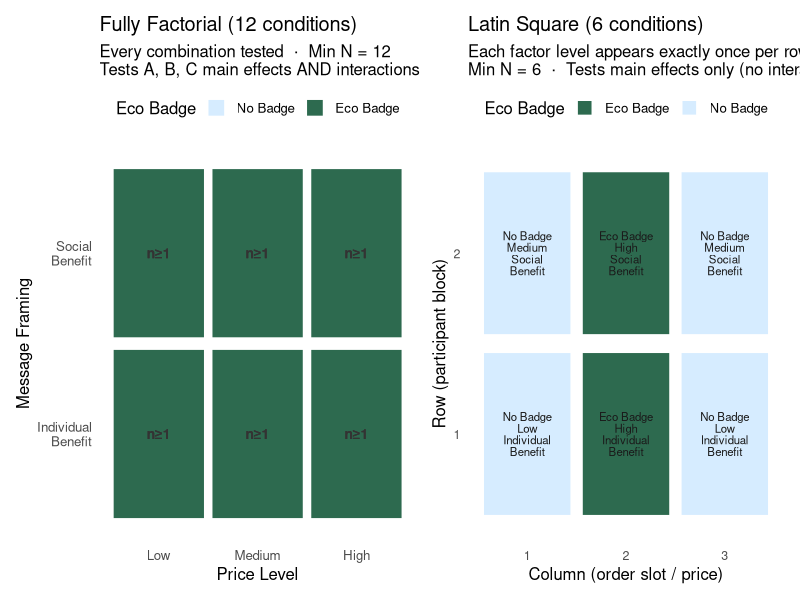
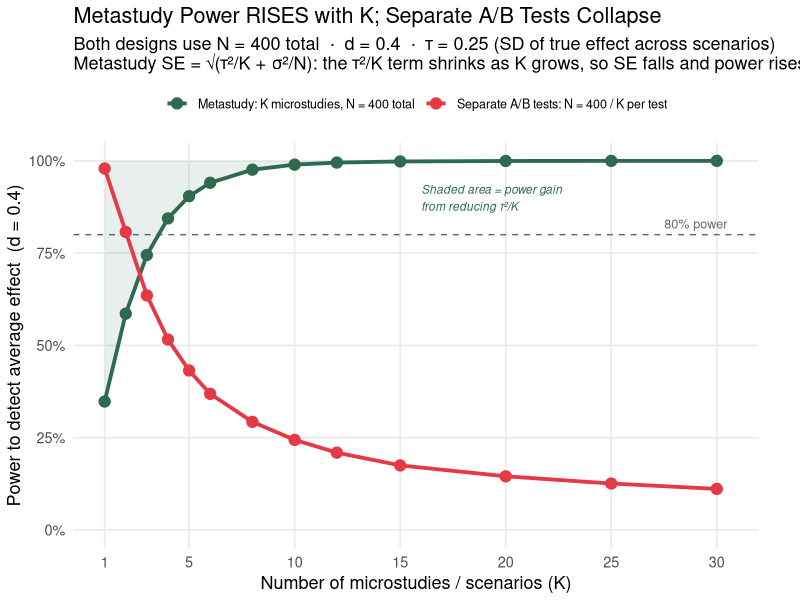
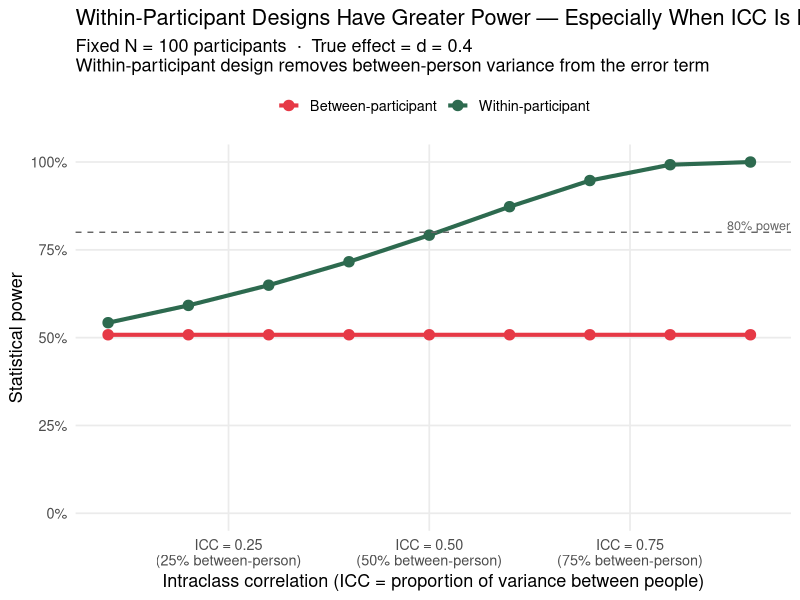
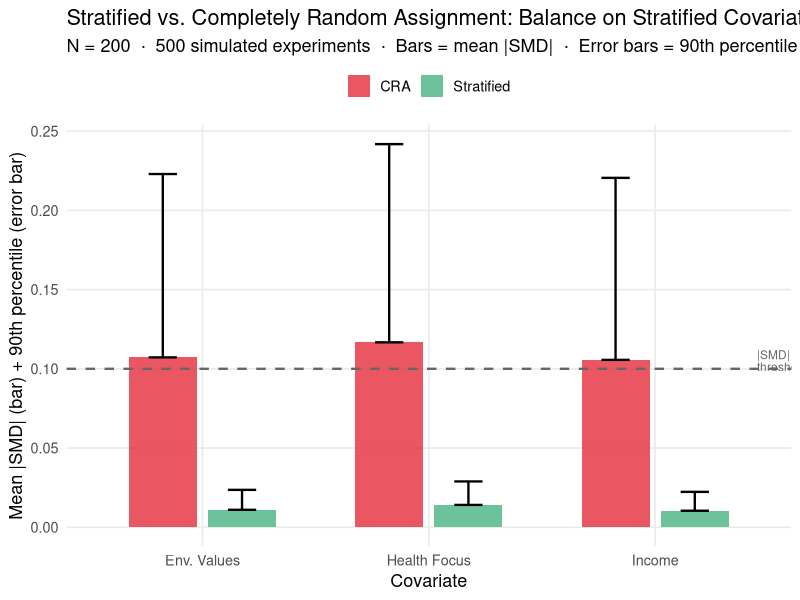
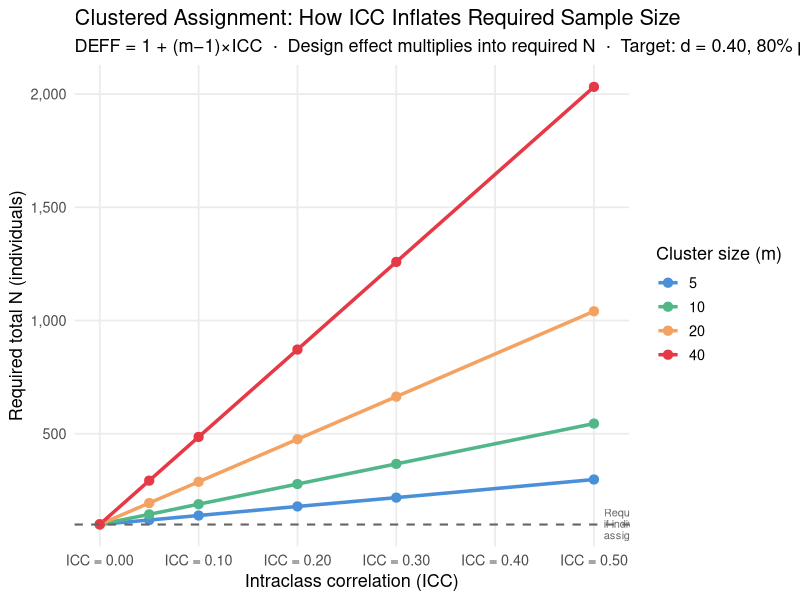

Reproduce these figures in R, in order.
## ---- chunk 1
knitr::opts_chunk$set(
  echo    = TRUE,
  fig.width  = 9,
  fig.height = 5,
  fig.path   = "figs/",
  dev        = "svg"
)
dir.create("figs", recursive = TRUE, showWarnings = FALSE)
## ---- chunk 2
#| code-summary: "▶ Load required packages"
library(tidyverse); library(ggplot2); library(knitr); library(scales); library(patchwork)
if (!requireNamespace("lavaan", quietly = TRUE)) install.packages("lavaan")
library(lavaan)
set.seed(2025)
## ---- chunk 3
#| code-summary: "▶ Visualize: CRD vs. Factorial vs. Latin Square cell structures"

# ── Fully factorial: all A×B×C combinations ──────────────────────────────────
fact_df <- expand.grid(
  EcoBadge  = c("No Badge", "Eco Badge"),
  PriceLevel = c("Low", "Medium", "High"),
  Framing    = c("Individual\nBenefit", "Social\nBenefit")
) |>
  mutate(cell = paste(EcoBadge, PriceLevel, Framing, sep = "\n"),
         design = "Fully Factorial\n(12 cells, 12N total)")

# ── Latin square: Factor C varied across rows and Factor A×B as column×row
# 2×3 Latin Square (accommodate unequal levels by using 3×3 and dropping one row)
ls_grid <- expand.grid(Row = 1:2, Col = 1:3) |>
  mutate(
    EcoBadge   = ifelse(Col %in% c(1, 3), "No Badge", "Eco Badge"),
    PriceLevel = c("Low","Medium","High","High","Low","Medium"),
    Framing    = c("Individual\nBenefit","Social\nBenefit","Individual\nBenefit",
                   "Social\nBenefit","Individual\nBenefit","Social\nBenefit"),
    design     = "Latin Square\n(6 cells, 6N total)"
  )

# ── CRD: just two cells (eco vs. no eco, collapsing B and C) ─────────────────
crd_df <- data.frame(
  EcoBadge   = c("No Badge", "Eco Badge"),
  PriceLevel = "Pooled\n(B,C varied\nbut uncontrolled)",
  Framing    = "Pooled",
  design     = "Simple A/B (CRA)\n(2 cells, N total)",
  Row = 1, Col = 1:2
)

# ── Plot factorial and latin square side by side ──────────────────────────────
p_fact <- ggplot(fact_df, aes(x = PriceLevel, y = Framing, fill = EcoBadge)) +
  geom_tile(color = "white", linewidth = 1.2, width = 0.95, height = 0.95) +
  geom_text(aes(label = paste0("n\u2265", ifelse(EcoBadge == "Eco Badge", "1", "1"))),
            size = 3.5, fontface = "bold", color = "gray20") +
  scale_fill_manual(values = c("No Badge" = "#d6ecff", "Eco Badge" = "#2d6a4f"),
                    name = "Eco Badge") +
  labs(title = "Fully Factorial (12 conditions)",
       subtitle = "Every combination tested  \u00b7  Min N = 12\nTests A, B, C main effects AND interactions",
       x = "Price Level", y = "Message Framing") +
  theme_minimal(base_size = 12) +
  theme(panel.grid = element_blank(), legend.position = "top")

p_ls <- ggplot(ls_grid, aes(x = factor(Col), y = factor(Row), fill = EcoBadge)) +
  geom_tile(color = "white", linewidth = 1.5, width = 0.92, height = 0.92) +
  geom_text(aes(label = paste0(EcoBadge, "\n", PriceLevel, "\n", Framing)),
            size = 2.9, lineheight = 0.85, color = "gray10") +
  scale_fill_manual(values = c("No Badge" = "#d6ecff", "Eco Badge" = "#2d6a4f"),
                    name = "Eco Badge") +
  labs(title = "Latin Square (6 conditions)",
       subtitle = "Each factor level appears exactly once per row and column\nMin N = 6  \u00b7  Tests main effects only (no interactions)",
       x = "Column (order slot / price)", y = "Row (participant block)") +
  theme_minimal(base_size = 12) +
  theme(panel.grid = element_blank(), legend.position = "top",
        axis.text = element_text(size = 9))

p_fact + p_ls
## ---- chunk 4
#| code-summary: "▶ Table: design comparison on key dimensions"

design_tab <- data.frame(
  Design = c("Simple A/B (CRA)", "Fully Factorial", "Latin Square"),
  `Conditions` = c(2, 12, 6),
  `Min N (1 obs/cell)` = c(2, 12, 6),
  `Main effects testable` = c("A only", "A, B, C", "A, B, C"),
  `Interactions testable` = c("None", "A\u00d7B, A\u00d7C, B\u00d7C, A\u00d7B\u00d7C", "None"),
  `Orthogonality coverage` = c("Only A vs. B,C confounded", "Perfect within cells", "Approximate — by design"),
  check.names = FALSE
)

kable(design_tab,
      caption = "Design comparison: efficiency, testability, and orthogonality coverage")
## ---- chunk 5
#| code-summary: "▶ Plot: metastudy power rises with K; separate A/B tests collapse"

# ── Parameters (inspired by DeKay et al., 2022, Experiment 2) ────────────────
# d   = average true effect size (Cohen's d) across all scenarios
# tau = SD of true effects across scenarios (heterogeneity); tau/d ≈ 0.63
#       mirrors the paper's reported ratio of ~0.71 for the framing effect
# N   = fixed total participant budget
N_total <- 400
d       <- 0.40
tau     <- 0.25
sigma   <- 1.0
alpha   <- 0.05
K_vec   <- c(1, 2, 3, 4, 5, 6, 8, 10, 12, 15, 20, 25, 30)

# ── Analytical power (no simulation needed — formula is exact) ───────────────
#
# Metastudy: K microstudies, each n1 = N/K participants (between-person design)
#   SE_meta = sqrt(tau^2 / K  +  sigma^2 / N)
#   Note: sigma^2 / (n1 * K) = sigma^2 / ((N/K) * K) = sigma^2 / N — fixed!
#   Only the tau^2/K term shrinks as K grows → SE shrinks → power rises.
#
# Separate A/B tests: K independent studies, each with N/K participants
#   SE_AB = sigma * sqrt(4 / floor(N/K))   [two arms of N/2K each]
#   As K grows: floor(N/K) shrinks → SE_AB grows → power falls.

power_fn <- function(d, se, alpha = 0.05) {
  z <- qnorm(1 - alpha / 2)
  pnorm(d / se - z) + pnorm(-d / se - z)  # two-sided normal approximation
}

meta_se_fn <- function(K) sqrt(tau^2 / K + sigma^2 / N_total)
ab_se_fn   <- function(K) sigma * sqrt(4 / pmax(4, floor(N_total / K)))

meta_label <- paste0("Metastudy: K microstudies, N = ", N_total, " total")
ab_label   <- paste0("Separate A/B tests: N = ", N_total, " / K per test")

power_df <- data.frame(
  K      = rep(K_vec, 2),
  power  = c(sapply(K_vec, function(K) power_fn(d, meta_se_fn(K))),
             sapply(K_vec, function(K) power_fn(d, ab_se_fn(K)))),
  design = rep(c(meta_label, ab_label), each = length(K_vec))
)

# ── SE-component annotation data ─────────────────────────────────────────────
se_df <- data.frame(K = K_vec) |>
  mutate(
    se_total    = meta_se_fn(K),
    se_floor    = sqrt(sigma^2 / N_total),   # lower bound: tau^2/K → 0
    se_tau_only = sqrt(tau^2 / K)            # heterogeneity component alone
  )

color_vals <- c("#2d6a4f", "#e63946")
names(color_vals) <- c(meta_label, ab_label)

ggplot(power_df, aes(x = K, y = power, color = design, group = design)) +
  geom_hline(yintercept = 0.80, linetype = "dashed", color = "gray40") +
  annotate("text", x = 30.5, y = 0.83, label = "80% power",
           color = "gray40", size = 3.2, hjust = 1) +
  # shaded region showing heterogeneity reduction benefit
  geom_ribbon(
    data = se_df,
    aes(x = K,
        ymin = power_fn(d, se_total),
        ymax = power_fn(d, se_floor)),
    inherit.aes = FALSE,
    fill = "#2d6a4f", alpha = 0.10
  ) +
  geom_line(linewidth = 1.3) +
  geom_point(size = 3.5) +
  annotate("text", x = 16, y = 0.90,
           label = "Shaded area = power gain\nfrom reducing \u03c4\u00b2/K",
           color = "#2d6a4f", size = 3.0, hjust = 0, fontface = "italic") +
  scale_color_manual(values = color_vals, name = NULL) +
  scale_y_continuous(labels = percent_format(accuracy = 1), limits = c(0, 1)) +
  scale_x_continuous(breaks = c(1, 5, 10, 15, 20, 25, 30)) +
  labs(
    x        = "Number of microstudies / scenarios (K)",
    y        = paste0("Power to detect average effect  (d = ", d, ")"),
    title    = "Metastudy Power RISES with K; Separate A/B Tests Collapse",
    subtitle = paste0(
      "Both designs use N = ", N_total, " total  \u00b7  ",
      "d = ", d, "  \u00b7  \u03c4 = ", tau,
      " (SD of true effect across scenarios)\n",
      "Metastudy SE = \u221a(\u03c4\u00b2/K + \u03c3\u00b2/N): ",
      "the \u03c4\u00b2/K term shrinks as K grows, so SE falls and power rises  \u00b7  ",
      "A/B SE \u221d 1/\u221a(N/K): shrinking budget per test collapses power"
    )
  ) +
  theme_minimal(base_size = 13) +
  theme(panel.grid.minor = element_blank(), legend.position = "top",
        legend.text = element_text(size = 9),
        plot.margin = margin(5, 30, 5, 5))
## ---- chunk 6
#| code-summary: "▶ Simulate: between vs. within participant power comparison"

set.seed(2026)

# Parameters
true_effect <- 0.40   # true within-person effect (SD units)
icc_range   <- seq(0.10, 0.90, by = 0.10)  # ICC = between / total variance

power_comparison <- expand.grid(
  icc    = icc_range,
  design = c("Between-participant", "Within-participant")
) |>
  mutate(
    # For fixed total N = 100, n_per_arm = 50 between, N = 50 for within
    N        = 100,
    n_arm    = 50,
    # Between: variance includes between-person component (inflates denominator)
    sd_eff_b = sqrt(1),             # full SD
    # Within: SD of the DIFFERENCE scores = sqrt(2*(1-icc)) * total_sd
    sd_eff_w = sqrt(2 * (1 - icc)),
    power_val = mapply(function(des, sd_e) {
      tryCatch(
        power.t.test(n = 50, delta = true_effect,
                     sd = sd_e, sig.level = 0.05,
                     type = ifelse(des == "Between-participant",
                                   "two.sample", "paired"))$power,
        error = function(e) NA_real_
      )
    }, design, ifelse(design == "Between-participant", sd_eff_b, sd_eff_w))
  )

ggplot(power_comparison, aes(x = icc, y = power_val,
                              color = design, group = design)) +
  geom_line(linewidth = 1.4) +
  geom_point(size = 3.2) +
  geom_hline(yintercept = 0.80, linetype = "dashed", color = "gray40") +
  annotate("text", x = 0.91, y = 0.82, label = "80% power",
           color = "gray40", size = 3.2) +
  scale_color_manual(values = c("Between-participant" = "#e63946",
                                 "Within-participant"  = "#2d6a4f"),
                     name = NULL) +
  scale_x_continuous(labels = function(x) sprintf("ICC = %.2f\n(%.0f%% between-person)", x, x*100)) +
  scale_y_continuous(labels = percent_format(accuracy = 1), limits = c(0, 1)) +
  labs(x = "Intraclass correlation (ICC = proportion of variance between people)",
       y = "Statistical power",
       title = "Within-Participant Designs Have Greater Power — Especially When ICC Is High",
       subtitle = paste0("Fixed N = 100 participants  \u00b7  True effect = d = ", true_effect,
                         "\nWithin-participant design removes between-person variance from the error term")) +
  theme_minimal(base_size = 13) +
  theme(panel.grid.minor = element_blank(), legend.position = "top")
## ---- chunk 7
#| code-summary: "▶ Simulate: CRA vs. stratified assignment for 500 experiments"

set.seed(2026)
N_str  <- 200
D_str  <- 3    # three binary covariates to stratify on

n_sims <- 500

# Helper: absolute SMD for a covariate
abs_smd <- function(x, trt) {
  m1 <- mean(x[trt == 1]); m0 <- mean(x[trt == 0])
  s  <- sqrt((var(x[trt == 1]) + var(x[trt == 0])) / 2)
  if (s == 0) return(0)
  abs(m1 - m0) / s
}

# Simulate one run under CRA and one under stratified
one_run <- function() {
  # Participant covariates (binary)
  X1 <- rbinom(N_str, 1, 0.45)  # environmental values
  X2 <- rbinom(N_str, 1, 0.50)  # income
  X3 <- rbinom(N_str, 1, 0.40)  # health focus

  # CRA
  trt_cra  <- sample(rep(0:1, N_str / 2))

  # Stratified: randomize within each of 2^3 = 8 strata
  strata   <- paste(X1, X2, X3, sep = "-")
  trt_strat <- integer(N_str)
  for (s in unique(strata)) {
    idx <- which(strata == s)
    n_s <- length(idx)
    trt_strat[idx] <- sample(c(rep(0, ceiling(n_s / 2)),
                                rep(1, floor(n_s / 2)))[seq_len(n_s)])
  }

  data.frame(
    method = c(rep("CRA", 3L), rep("Stratified", 3L)),
    cov    = rep(c("Env. Values", "Income", "Health Focus"), 2L),
    smd    = c(abs_smd(X1, trt_cra),  abs_smd(X2, trt_cra),  abs_smd(X3, trt_cra),
               abs_smd(X1, trt_strat), abs_smd(X2, trt_strat), abs_smd(X3, trt_strat))
  )
}

set.seed(42)
strat_sims <- bind_rows(replicate(n_sims, one_run(), simplify = FALSE))

strat_summary <- strat_sims |>
  group_by(method, cov) |>
  summarise(mean_smd = mean(smd), p90_smd = quantile(smd, 0.90), .groups = "drop") |>
  mutate(method = factor(method, levels = c("CRA", "Stratified")))

ggplot(strat_summary, aes(x = cov, y = mean_smd, fill = method,
                           ymin = 0, ymax = p90_smd)) +
  geom_col(position = position_dodge(0.7), width = 0.6, alpha = 0.85) +
  geom_errorbar(aes(ymin = mean_smd, ymax = p90_smd),
                position = position_dodge(0.7), width = 0.25, linewidth = 0.8) +
  geom_hline(yintercept = 0.10, linetype = "dashed", color = "gray40", linewidth = 0.8) +
  annotate("text", x = 3.45, y = 0.105, label = "|SMD| = 0.10\nthreshold",
           size = 3.0, color = "gray40", hjust = 0, lineheight = 0.85) +
  scale_fill_manual(values = c("CRA" = "#e63946", "Stratified" = "#52b788"), name = NULL) +
  labs(x = "Covariate", y = "Mean |SMD| (bar) + 90th percentile (error bar)",
       title = "Stratified vs. Completely Random Assignment: Balance on Stratified Covariates",
       subtitle = paste0("N = ", N_str, "  \u00b7  500 simulated experiments  \u00b7  ",
                         "Bars = mean |SMD|  \u00b7  Error bars = 90th percentile worst case")) +
  theme_minimal(base_size = 13) +
  theme(panel.grid.minor = element_blank(), legend.position = "top")
## ---- chunk 8
#| code-summary: "▶ Illustrate: effective N under clustered assignment for different ICCs"

icc_vals      <- c(0.00, 0.05, 0.10, 0.20, 0.30, 0.50)
cluster_sizes <- c(5, 10, 20, 40)

deff_df <- expand.grid(icc = icc_vals, m = cluster_sizes) |>
  mutate(
    DEFF    = 1 + (m - 1) * icc,
    Neff_80 = ceiling(
      power.t.test(delta = 0.40, sd = 1, sig.level = 0.05, power = 0.80,
                   type = "two.sample")$n * DEFF
    ),
    m_label = paste0("Cluster size = ", m)
  )

ggplot(deff_df, aes(x = icc, y = Neff_80,
                    color = factor(m), group = factor(m))) +
  geom_line(linewidth = 1.2) +
  geom_point(size = 2.8) +
  geom_hline(yintercept = power.t.test(delta = 0.40, sd = 1, sig.level = 0.05,
                                        power = 0.80, type = "two.sample")$n,
             linetype = "dashed", color = "gray40", linewidth = 0.7) +
  annotate("text", x = 0.51, y = power.t.test(delta = 0.40, sd = 1, sig.level = 0.05,
                                                power = 0.80, type = "two.sample")$n + 3,
           label = "Required N\nif individual\nassignment",
           size = 2.8, color = "gray40", hjust = 0, lineheight = 0.85) +
  scale_color_manual(values = c("5" = "#4a90d9", "10" = "#52b788",
                                 "20" = "#f4a261", "40" = "#e63946"),
                     name = "Cluster size (m)") +
  scale_x_continuous(labels = function(x) sprintf("ICC = %.2f", x)) +
  scale_y_continuous(labels = comma) +
  labs(x = "Intraclass correlation (ICC)",
       y = "Required total N (individuals)",
       title = "Clustered Assignment: How ICC Inflates Required Sample Size",
       subtitle = "DEFF = 1 + (m\u22121)\u00d7ICC  \u00b7  Design effect multiplies into required N  \u00b7  Target: d = 0.40, 80% power") +
  theme_minimal(base_size = 13) +
  theme(panel.grid.minor = element_blank())
